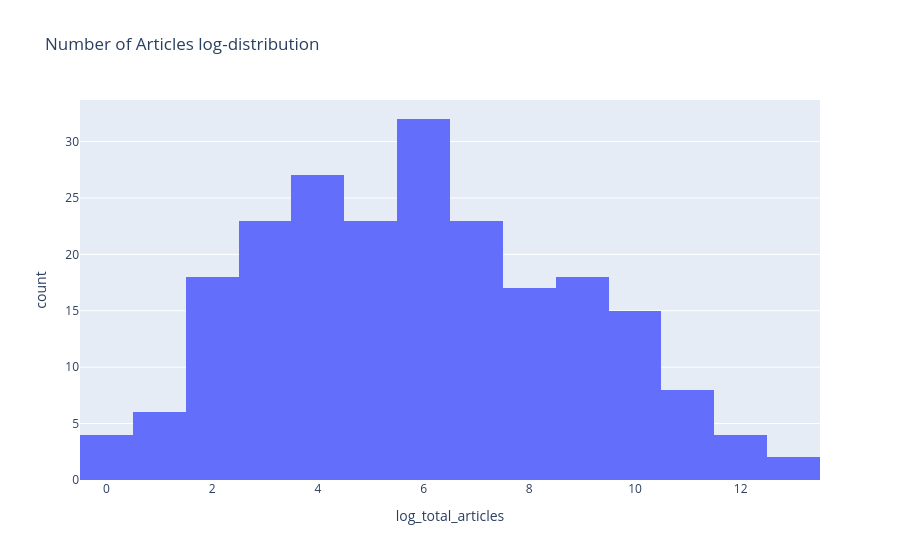

The notebook cell saved with this chart:
### Code cell
px.histogram(df_articles_by_country, x="log_total_articles", title="Number of Articles log-distribution")

### Figure 1 — Plotly figure (JSON) as saved in the notebook; plotly's stock layout.template omitted (floating-point values rounded to 4 significant figures; data arrays with more than 128 entries replaced by an {"elided": "..."} marker saying what was removed)
{"data": [{"bingroup": "x", "hovertemplate": "log_total_articles=%{x}<br>count=%{y}<extra></extra>", "legendgroup": "", "marker": {"color": "#636efa", "pattern": {"shape": ""}}, "name": "", "orientation": "v", "showlegend": false, "x": {"elided": "220 float values"}, "xaxis": "x", "yaxis": "y", "type": "histogram"}], "layout": {"xaxis": {"anchor": "y", "domain": [0.0, 1.0], "title": {"text": "log_total_articles"}}, "yaxis": {"anchor": "x", "domain": [0.0, 1.0], "title": {"text": "count"}}, "legend": {"tracegroupgap": 0}, "title": {"text": "Number of Articles log-distribution"}, "barmode": "relative"}}
